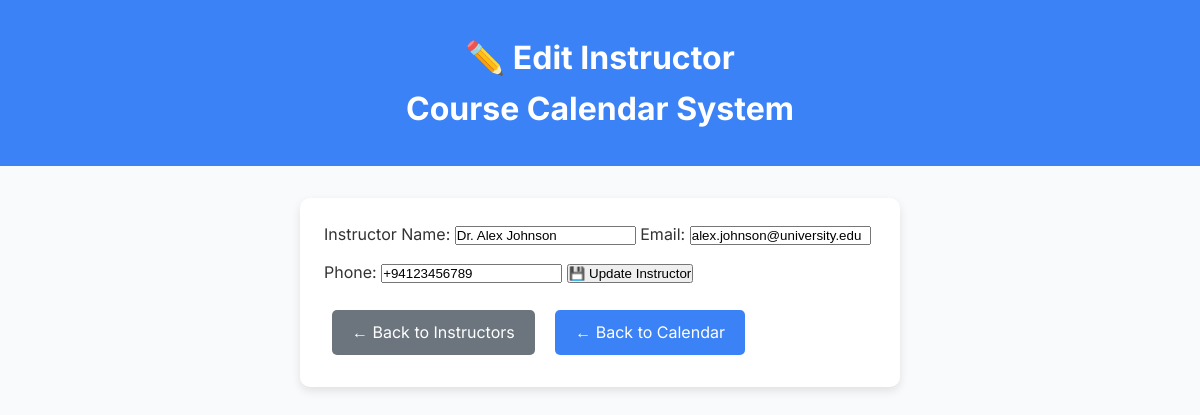
/edit_instructor.php?id=1, run on the app's committed database.
### tables this page shows
CREATE TABLE `instructors` (
  `id` int(11) NOT NULL,
  `name` varchar(255) NOT NULL,
  `email` varchar(255) DEFAULT NULL,
  `phone` varchar(20) DEFAULT NULL,
  `created_at` timestamp NOT NULL DEFAULT current_timestamp()
);

### edit_instructor.php (the view, shortened to what this page needs)
<?php
include "connection.php";
$id = $_GET['id'] ?? null;
$stmt = $conn->prepare("SELECT * FROM instructors WHERE id = ?");
$stmt->bind_param("i", $id);
$stmt->execute();
$instructor = $stmt->get_result()->fetch_assoc();
?>
<!DOCTYPE html>
<html lang="en">
<head>
    <link rel="stylesheet" href="style.css">
</head>
<body>
    <header>
        <h1>✏️ Edit Instructor<br>Course Calendar System</h1>
    </header>
    <div class="calendar" style="max-width: 600px;">
        <form method="POST">
            <label for="name">Instructor Name:</label>
            <input type="text" name="name" id="name" value="<?= htmlspecialchars($instructor['name']) ?>" required>
            <label for="email">Email:</label>
            <input type="email" name="email" id="email" value="<?= htmlspecialchars($instructor['email'] ?? '') ?>">
            <label for="phone">Phone:</label>
            <input type="tel" name="phone" id="phone" value="<?= htmlspecialchars($instructor['phone'] ?? '') ?>">
            <button type="submit" style="margin-top: 1rem;">💾 Update Instructor</button>
        </form>
        <div style="margin-top: 1rem;">
            <a href="manage_instructors.php" class="btn" style="background: #6c757d; color: white;">← Back to Instructors</a>
            <a href="index.php" class="btn">← Back to Calendar</a>
        </div>
    </div>
</body>
</html>

### style.css (style rules this page uses)
:root { --primary: #3B82F6; --primary-light: #DBEAFE; --primary-dark: #1E3A8A; --background: #F9FaFB; --success: #d1fae5; --success-text: #065f46; --error: #fee2e2; --erro-text: #b91c1c; }
* { margin: 0; padding: 0; box-sizing: border-box; }
body { font-family: "Inter", sans-serif; background-color: var(--background); color: #333; line-height: 1.6; }
header { background-color: var(--primary); color: white; padding: 2rem 1rem; text-align: center; }
.calendar { max-width: 1000px; margin: 2rem auto; background-color: white; padding: 1.5rem; border-radius: 10px; box-shadow: 0 4px 10px rgba(0, 0, 0, 0.1); }
.btn { display: inline-block; padding: 10px 20px; background: var(--primary); color: white; text-decoration: none; border-radius: 5px; margin: 0.5rem; transition: background 0.2s ease; }

### data on the page
instructors: name "Dr. Alex Johnson", email "alex.johnson@university.edu", phone "+94123456789"
